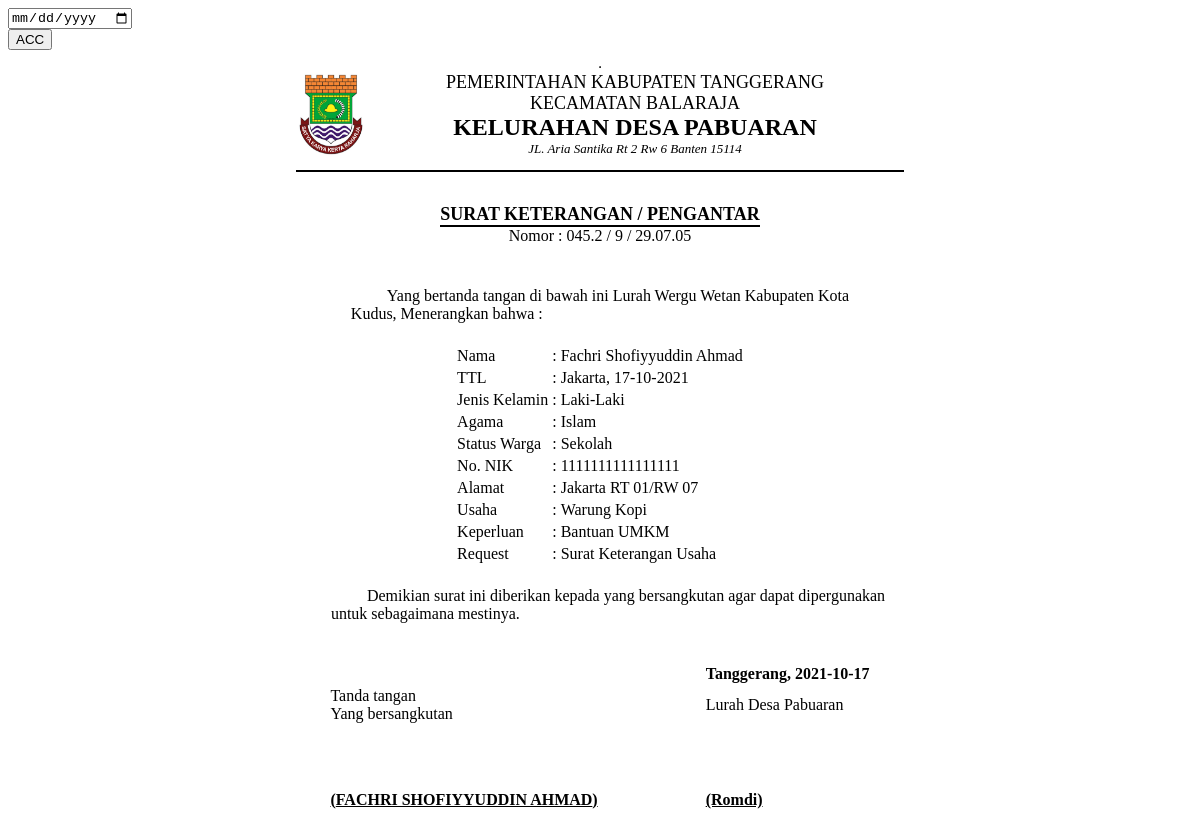
Page /demo1/view_sku.php?id_request_sku=9 on the committed database.
### tables this page shows
CREATE TABLE `data_request_sku` (
  `id_request_sku` int(11) NOT NULL,
  `nik` varchar(16) NOT NULL,
  `tanggal_request` timestamp NOT NULL DEFAULT current_timestamp(),
  `scan_ktp` text NOT NULL,
  `scan_kk` text NOT NULL,
  `usaha` varchar(30) NOT NULL,
  `keperluan` varchar(30) NOT NULL,
  `keterangan` varchar(50) NOT NULL DEFAULT 'Data sedang diperiksa oleh Staf',
  `request` varchar(20) NOT NULL DEFAULT 'USAHA',
  `status` int(11) NOT NULL DEFAULT 0,
  `acc` date NOT NULL
);

CREATE TABLE `data_user` (
  `nik` varchar(16) NOT NULL,
  `password` varchar(225) NOT NULL,
  `hak_akses` varchar(225) NOT NULL,
  `nama` varchar(30) NOT NULL,
  `tanggal_lahir` date NOT NULL,
  `tempat_lahir` varchar(30) NOT NULL,
  `jekel` varchar(20) NOT NULL,
  `agama` varchar(20) NOT NULL,
  `alamat` text NOT NULL,
  `telepon` varchar(13) NOT NULL,
  `status_warga` varchar(30) NOT NULL,
  `status_pernikahan` varchar(30) NOT NULL
);

### demo1/view_sku.php (the view, shortened to what this page needs)
<?php include '../konek.php';?>
<link href="css/sweetalert.css" rel="stylesheet" type="text/css">
<?php
	if(isset($_GET['id_request_sku'])){
		$id=$_GET['id_request_sku'];
		$sql = "SELECT * FROM data_request_sku natural join data_user WHERE id_request_sku='$id'";
		$query = mysqli_query($konek,$sql);
        $data = mysqli_fetch_array($query,MYSQLI_BOTH);
        $id=$data['id_request_sku'];
        $nik = $data['nik'];
		$nama = $data['nama'];
		$tempat = $data['tempat_lahir'];
        $tgl = $data['tanggal_lahir'];
        $format2 = date('d-m-Y', strtotime($tgl));
		$agama = $data['agama'];
		$jekel = $data['jekel'];
		$nama = $data['nama'];
		$alamat = $data['alamat'];
        $status_warga = $data['status_warga'];
        $keperluan = $data['keperluan'];
        $request = $data['request'];
        $usaha = $data['usaha'];
        $acc = $data['acc'];
	}
?>
                <div class="page-inner mt--5">
					<div class="row mt--2">
						<div class="col-md-6">
							<div class="card full-height">
								<div class="card-body">
								    <div class="card-tools">
                                        <form action="" method="POST">
                                            <div class="form-group">
                                                <input type="date" name="tgl_acc" class="form-control">
                                                <div class="form-group">
                                                    <input type="submit" name="ttd" value="ACC" class="btn btn-primary btn-sm">
                                                </div>
                                            </div>
                                        </form>
									</div>
								</div>
							</div>
						</div>
					</div>
					<div class="row">
						<div class="col-md-12">
							<div class="card">
								<div class="card-body">
                                <table border="1" align="center">
                                <table border="0" align="center">
        <tr>
        <td><img src="img/logo.jpeg" width="70" height="87" alt=""></td>
        <td></td>
        <td></td>
        <td></td>
        <td></td>
        <td></td>
        <td></td>
        <td></td>
        <td></td>
        <td></td>
        <td></td>
        <td></td>
        <td></td>
        <td></td>
        <td></td>
        <td></td>
        <td></td>
        <td></td>
        <td></td>
        <td></td>
            <td>
                <center>
                    <font size="4">PEMERINTAHAN KABUPATEN TANGGERANG</font><br>
                    <font size="4">KECAMATAN BALARAJA </font><br>
                    <font size="5"><b>KELURAHAN DESA PABUARAN</b></font><br>
                    <font size="2"><i>JL. Aria Santika Rt 2 Rw 6 Banten 15114</i></font><br>
                </center>
            </td>
        <td></td>
        <td></td>
        <td></td>
        <td></td>
        <td></td>
        <td></td>
        <td></td>
        <td></td>
        <td></td>
        <td></td>
        <td></td>
        <td></td>
        <td></td>
        <td></td>
        <td></td>
        <td></td>
        <td></td>
        <td></td>
        <td></td>
        <td></td>
        </tr>
        <tr>
            <td colspan="45"><hr color="black"></td>
        </tr>
    </table>
    <br>
    <table border="0" align="center">
        <tr>
            <td>
                <center>
                    <font size="4"><b>SURAT KETERANGAN / PENGANTAR</b></font><br>
                    <hr style="margin:0px" color="black">
                    <span>Nomor : 045.2 / <?php echo $id;?> / 29.07.05</span>
                </center>
            </td>
        </tr>
    </table>
    <br>
    <br>
    <table border="0" align="center">
        <tr>
            <td>
                &nbsp;&nbsp;&nbsp;&nbsp;&nbsp;&nbsp;&nbsp;&nbsp;&nbsp;Yang bertanda tangan di bawah ini Lurah Wergu Wetan Kabupaten Kota <br> Kudus, Menerangkan bahwa :
            </td>
        </tr>
    </table>
    <br>
    <table border="0" align="center">
        <tr>
            <td>Nama</td>
            <td>:</td>
            <td><?php echo $nama;?></td>
        </tr>
        <tr>
            <td>TTL</td>
            <td>:</td>
            <td><?php echo $tempat.", ".$format2;?></td>
        </tr>
        <tr>
            <td>Jenis Kelamin</td>
            <td>:</td>
            <td><?php echo $jekel;?></td>
        </tr>
        <tr>
            <td>Agama</td>
            <td>:</td>
            <td><?php echo $agama;?></td>
        </tr>
        <tr>
            <td>Status Warga</td>
            <td>:</td>
            <td><?php echo $status_warga;?></td>
        </tr>
        <tr>
            <td>No. NIK</td>
            <td>:</td>
            <td><?php echo $nik;?></td>
        </tr>
        <tr>
            <td>Alamat</td>
            <td>:</td>
            <td><?php echo $alamat;?></td>
        </tr>
        <tr>
            <td>Usaha</td>
            <td>:</td>
            <td><?php echo $usaha;?></td>
        </tr>
        <tr>
            <td>Keperluan</td>
            <td>:</td>
            <td><?php echo $keperluan;?></td>
        </tr>
        <tr>
            <td>Request</td>
            <td>:</td>
            <?php
                if($request=="USAHA"){
                    $request="Surat Keterangan Usaha";
                }
            ?>
            <td><?php echo $request;?></td>
        </tr>
    </table>
    <br>
    <table border="0" align="center">
        <tr>
            <td>
                &nbsp;&nbsp;&nbsp;&nbsp;&nbsp;&nbsp;&nbsp;&nbsp;&nbsp;&nbsp;&nbsp;&nbsp;&nbsp;Demikian surat ini diberikan kepada yang bersangkutan agar dapat dipergunakan<br>&nbsp;&nbsp;&nbsp;&nbsp;untuk sebagaimana mestinya.
            </td>
        </tr>
    </table>
    <br>
    <br>
    <table border="0" align="center">
        <tr>
            <th></th>
            <th width="100px"></th>
            <th>Tanggerang, <?php echo $acc;?></th>
        </tr>
        <tr>
            <td>Tanda tangan <br> Yang bersangkutan </td>
            <td></td>
            <td>Lurah Desa Pabuaran</td>
        </tr>
        <tr>
            <td rowspan="15"></td>
            <td></td>
            <td rowspan="15"></td>
        </tr>
        <tr>
            <td></td>
        </tr>
        <tr>
            <td></td>
        </tr>
        <tr>
            <td></td>
        </tr>
        <tr>
            <td></td>
        </tr>
        <tr>
            <td></td>
        </tr>
        <tr>
            <td></td>
        </tr>
        <tr>
            <td></td>
        </tr>
        <tr>
            <td></td>
        </tr>
        <tr>
            <td></td>
        </tr>
        <tr>
            <td></td>
        </tr>
        <tr>
            <td></td>
        </tr>
        <tr>
            <td></td>
        </tr><tr>
            <td></td>
        </tr><tr>
            <td></td>
        </tr><tr>
            <td></td>
        </tr>
        <tr>
            <td><b style="text-transform:uppercase"><u>(<?php echo $nama;?>)</u></b></td>
            <td></td>
            <td><b><u>(Romdi)</u></b></td>
        </tr>
    </table>
                                </table>
								</div>
							</div>
						</div>
					</div>
			</div>

### rows in the picture
data_request_sku: id_request_sku "9", nik.nama "Fachri Shofiyyuddin Ahmad", nik.tempat_lahir "Jakarta", nik.tanggal_lahir "17-10-2021", nik.jekel "Laki-Laki", nik.agama "Islam", nik.status_warga "Sekolah", nik "1111111111111111", nik.alamat "Jakarta RT 01/RW 07", usaha "Warung Kopi", keperluan "Bantuan UMKM", request "Surat Keterangan Usaha", acc "2021-10-17", nik.nama "FACHRI SHOFIYYUDDIN AHMAD"
